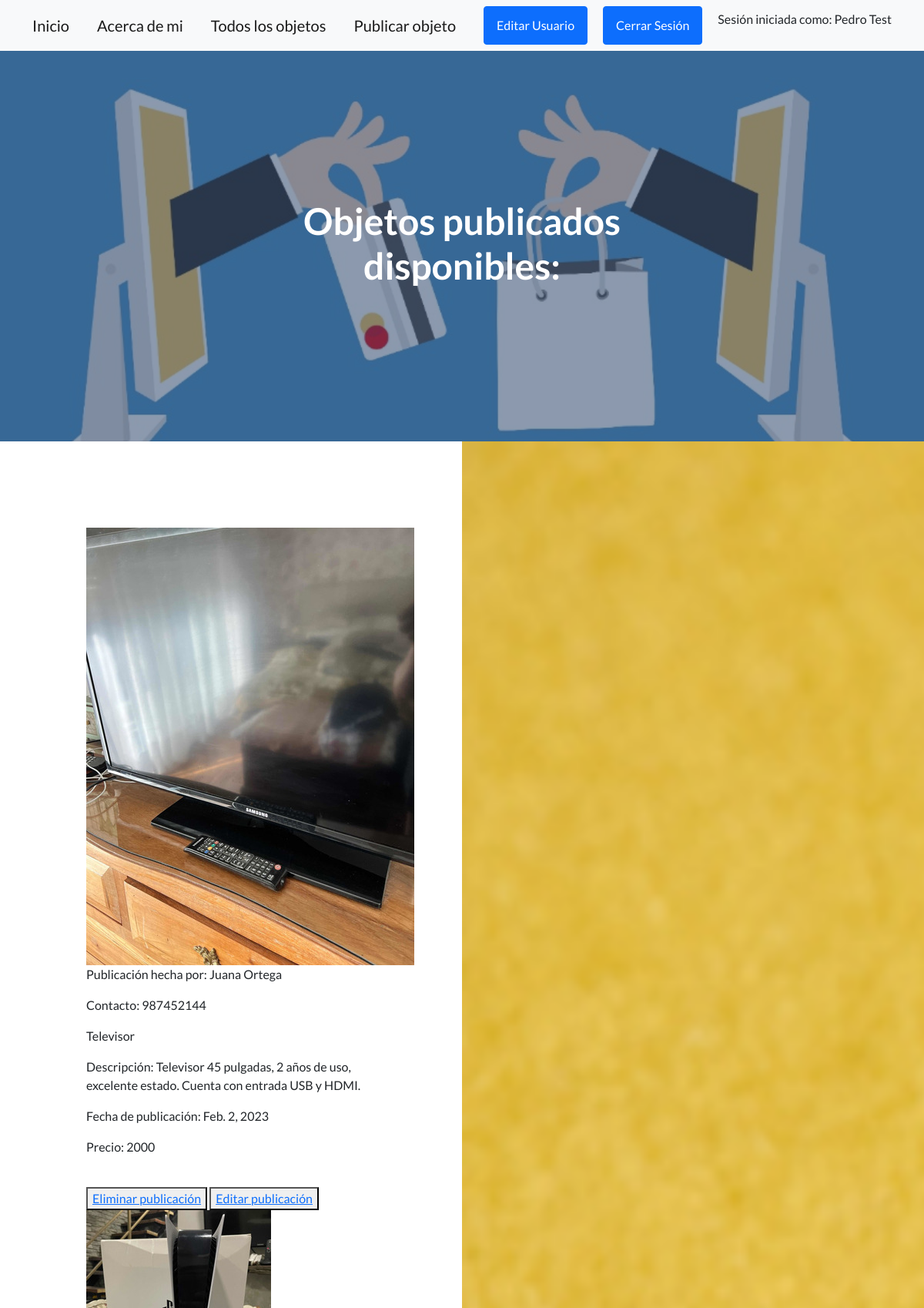
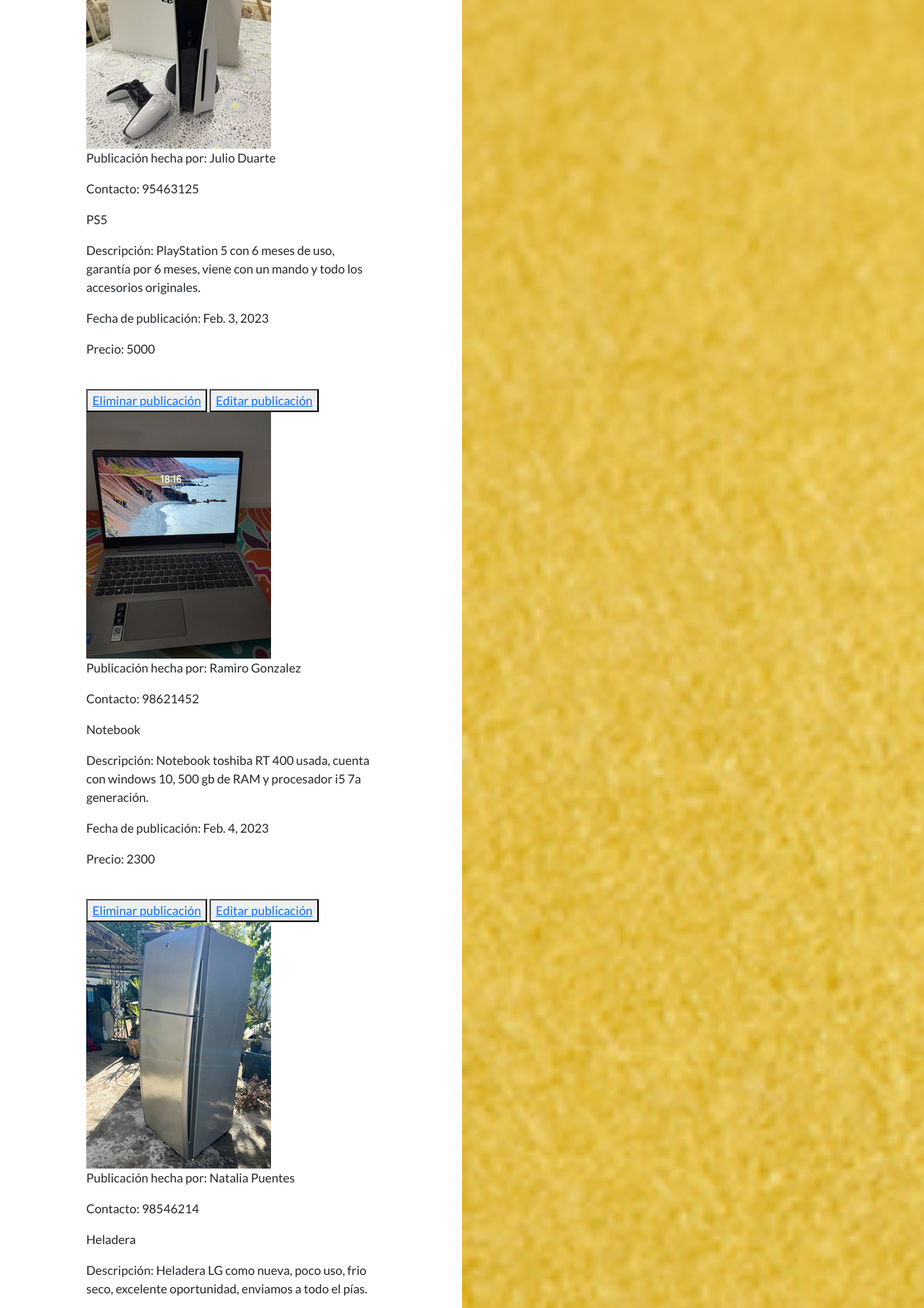
Screenshot of /AppCoder/verobjetos (signed in, upper part) with the database file from the repository (2 pictures, top to bottom).
### AppCoder/models.py (models this page shows, shortened)
class ObjetoVenta(models.Model):
    nombre = models.CharField(max_length=60, null=True)
    apellido = models.CharField(max_length=60, null=True)
    contacto = models.IntegerField(blank=True, null=True)
    objeto = models.CharField(max_length=60)
    descripcion = models.TextField(max_length=300)
    fecha = models.DateField()
    precio = models.IntegerField(blank=True, null=True)
    imagen = models.ImageField(upload_to="imagenes", null=True, blank=True)

### AppCoder/views.py (the view)
# urls.py: path('verobjetos', verObjetos, name="Verobjetos"),
def verObjetos(request):
    objetos = ObjetoVenta.objects.all()
    contexto = {"objects": objetos}
    return render(request, 'AppCoder/verObjetos.html', contexto)

### AppCoder/templates/AppCoder/verObjetos.html (shortened to what this page needs)
{% extends "AppCoder/padre.html" %}
{% load static %}
{% block principal %}
<h1>Objetos publicados disponibles:</h1>
{% endblock %}
{% block body %}
{% for obj in objects %}
<img src="{{obj.imagen.url}}" alt="No hay imágen">
<p>Publicación hecha por: {{obj.nombre}} {{obj.apellido}}</p>
<p>Contacto: {{obj.contacto}}</p>
<p>{{obj.objeto}}</p>
<p>Descripción: {{obj.descripcion}}</p>
<p>Fecha de publicación: {{obj.fecha}}</p>
<p>Precio: {{obj.precio}}</p>
<br>
<button>
    <a href="{% url 'Eliminarobjeto' obj.objeto %}">Eliminar publicación</a>
</button>
<button>
    <a href="{% url 'Editarobjeto' obj.objeto %}">Editar publicación</a>
</button>
{% endfor %}
{% endblock %}

### AppCoder/templates/AppCoder/padre.html (shortened to what this page needs)
<!DOCTYPE html>
<html lang="en">
    <head>
        {% load static %}
        <link href="https://cdn.jsdelivr.net/npm/bootstrap-icons@1.5.0/font/bootstrap-icons.css" rel="stylesheet" type="text/css" />
        <link href="{% static 'AppCoder/css/styles.css' %}" rel="stylesheet" />
    </head>
    <body>
        <nav class="navbar navbar-light bg-light static-top">
            <div class="container">
                <a class="navbar-brand" href="{% url 'Inicio' %}">Inicio</a>
                <a class="navbar-brand" href="{% url 'About' %}">Acerca de mi</a>
                <a class="navbar-brand" href="{% url 'Verobjetos' %}">Todos los objetos</a>
                {% if request.user.is_authenticated %}
                <a class="navbar-brand" href="{% url 'Venta' %}">Publicar objeto</a>
                <a class="btn btn-primary" href="{% url 'EditarUsuario'  %}">Editar Usuario</a>
                <a class="btn btn-primary" href="{% url 'Logout'  %}">Cerrar Sesión</a>
                <p>Sesión iniciada como: {{user.first_name}} {{user.last_name}}</p>
                {% else %}
                <a class="btn btn-primary" href="{% url 'Register'  %}">Registrarse</a>
                <a class="btn btn-primary" href="{% url 'Login'  %}">Iniciar Sesión</a>
                {% endif %}
            </div>
        </nav>
        <header class="masthead">
            <div class="container position-relative">
                <div class="row justify-content-center">
                    <div class="col-xl-6">
                        <div class="text-center text-white">
                            {% block principal %}
                            {% endblock %}
                        </div>
                    </div>
                </div>
            </div>
        </header>
        <section class="showcase">
            <div class="container-fluid p-0">
                <div class="row g-0">
                    <div class="col-lg-6 order-lg-2 text-white showcase-img" style="background-image: url('assets/img/bg-showcase-1.jpg')"></div>
                    <div class="col-lg-6 order-lg-1 my-auto showcase-text">
                        {% block body %}
                        {% endblock %}
                    </div>
                </div>
        </section>
    </body>
</html>

### rows the page displays
ObjetoVenta: imagen (picture), nombre "Juana", apellido "Ortega", contacto "987452144", objeto "Televisor", descripcion "Televisor 45 pulgadas, 2 años de uso, excelente estado. Cuenta con entrada USB y HDMI.", fecha "Feb. 2, 2023", precio "2000"
ObjetoVenta: imagen (picture), nombre "Julio", apellido "Duarte", contacto "95463125", objeto "PS5", descripcion "PlayStation 5 con 6 meses de uso, garantía por 6 meses, viene con un mando y todo los accesorios originales.", fecha "Feb. 3, 2023", precio "5000"
ObjetoVenta: imagen (picture), nombre "Ramiro", apellido "Gonzalez", contacto "98621452", objeto "Notebook", descripcion "Notebook toshiba RT 400 usada, cuenta con windows 10, 500 gb de RAM y procesador i5 7a generación.", fecha "Feb. 4, 2023", precio "2300"
ObjetoVenta: imagen (picture), nombre "Natalia", apellido "Puentes", contacto "98546214", objeto "Heladera", descripcion "Heladera LG como nueva, poco uso, frio seco, excelente oportunidad, enviamos a todo el pías."

### other values shown
{{ user.first_name }} "Pedro"
{{ user.last_name }} "Test"
